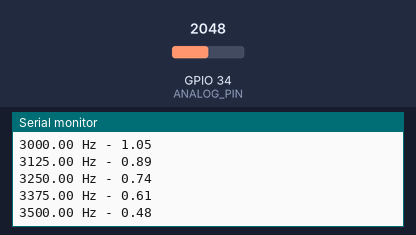
Recording of a sketch running on a simulated ESP32. Shown: the last lines printed to the serial monitor. The inputs (shaded band) are chosen by the test bench; at power-on: GPIO 34 (ANALOG_PIN) = 2048.

Above: at 1.2 s.
1.3 s: GPIO 34 (ANALOG_PIN) set to 2644
At 1.37 s:
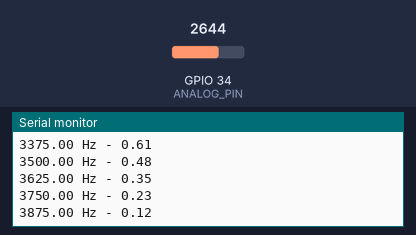
4.3 s: GPIO 34 (ANALOG_PIN) set to 2743
At 4.81 s:
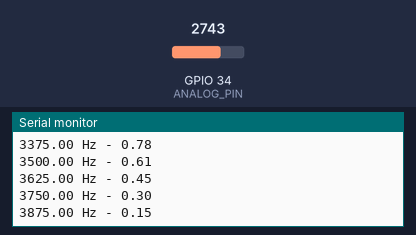
Timing chart, 0 to 7.3 s (numbered marks = the images above; inputs shaded):
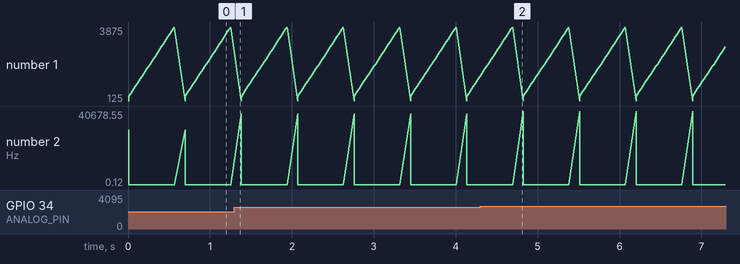

The sketch:

esp32_fft.ino
```cpp
#include <arduinoFFT.h>

#define SAMPLES 64          // Number of samples (must be a power of 2)
#define SAMPLING_FREQUENCY 8000.0 // Sample rate in Hz, adjust as needed
#define ANALOG_PIN 34        // Analog input pin for audio

arduinoFFT FFT = arduinoFFT();  // Create an arduinoFFT object

unsigned int sampling_period_us;
unsigned long microseconds;

double vReal[SAMPLES];
double vImag[SAMPLES];

void setup() {
  Serial.begin(9600);
  sampling_period_us = round(1000000 * (1.0 / SAMPLING_FREQUENCY));
}

void loop() {
  for (int i = 0; i < SAMPLES; i++) {
    microseconds = micros();
    vReal[i] = analogRead(ANALOG_PIN);
    vImag[i] = 0;
    while (micros() < (microseconds + sampling_period_us)) {}
  }

  FFT.Windowing(vReal, SAMPLES, FFT_WIN_TYP_HAMMING, FFT_FORWARD);
  FFT.Compute(vReal, vImag, SAMPLES, FFT_FORWARD);
  FFT.ComplexToMagnitude(vReal, vImag, SAMPLES);

  Serial.println("Frequency spectrum:");
  for (int i = 1; i < (SAMPLES / 2); i++) {
    Serial.print((i * SAMPLING_FREQUENCY) / SAMPLES);
    Serial.print(" Hz - ");
    Serial.println(vReal[i]);
  }


  delay(100);  // Adjust delay based on your desired update rate
}
```

Measured:
- plotted number 2: 0.12 → 9.9 after the input at 1.3 s, 9.9 → 8.51 after the input at 4.3 s
